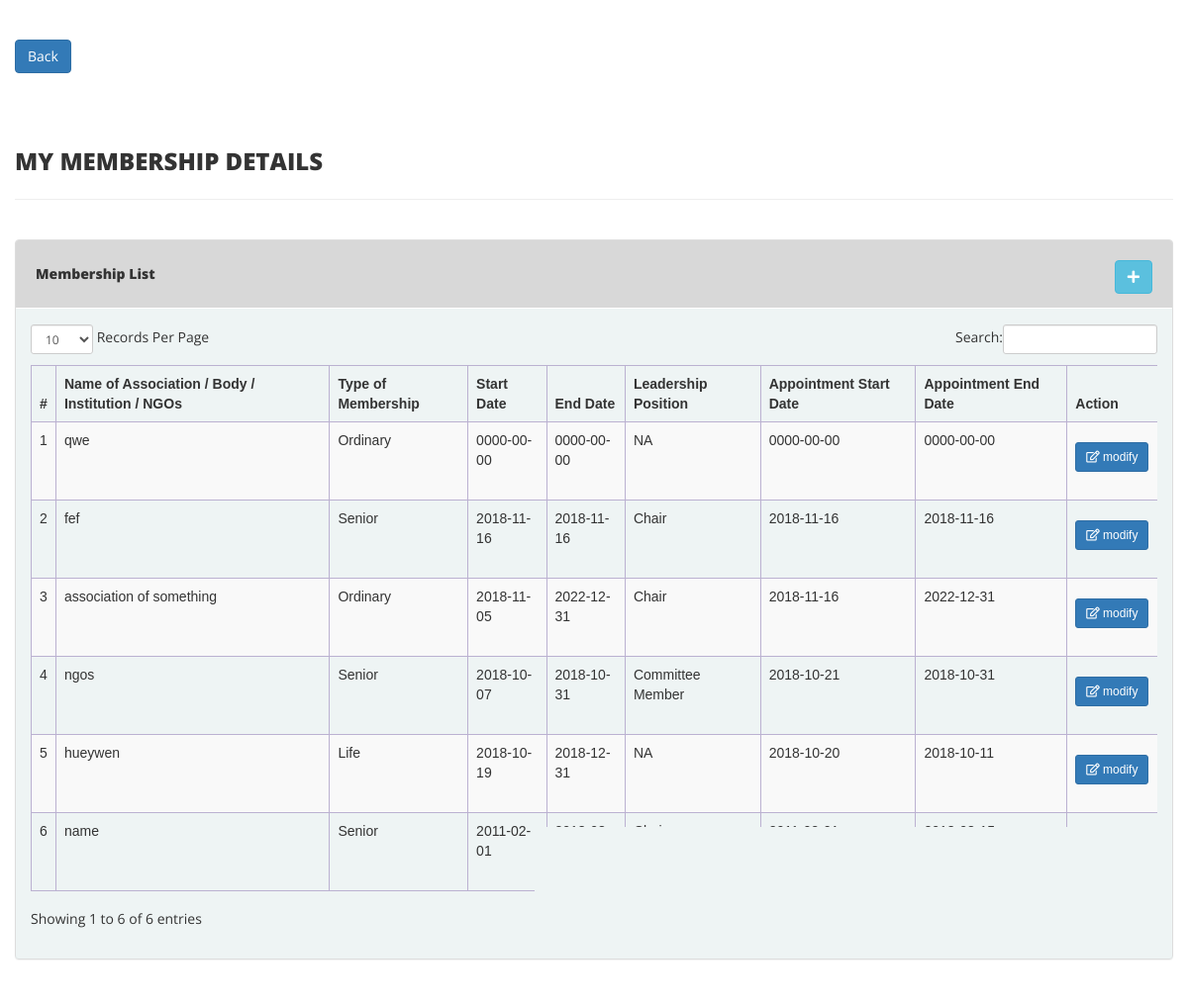
The page /fyp_HW/view-membership-details.php (signed in) on the database its author committed.
### tables this page shows
CREATE TABLE `membership` (
  `id` int(11) NOT NULL,
  `name` varchar(255) NOT NULL,
  `memberType` varchar(255) NOT NULL,
  `startDate` date NOT NULL,
  `endDate` date NOT NULL,
  `position` varchar(255) NOT NULL,
  `appointmentStart` date NOT NULL,
  `appointmentEnd` date NOT NULL,
  `user_ID` varchar(255) NOT NULL
);

### fyp_HW/view-membership-details.php (the view, shortened to what this page needs)
<?php
include('inc/config.php');
if(strlen($_SESSION['user_ID'])==0)
{
    header('location:index.php');
}
else{
    ?>
    <!DOCTYPE html>
    <html xmlns="http://www.w3.org/1999/xhtml">
    <head>
        <link href="assets/assets/css/bootstrap.css" rel="stylesheet" />
        <link href="assets/assets/css/font-awesome.css" rel="stylesheet" />
        <link href="assets/assets/js/dataTables/dataTables.bootstrap.css" rel="stylesheet" />
        <link href="assets/assets/css/style.css" rel="stylesheet" />
        <link rel="stylesheet" href="https://use.fontawesome.com/releases/v5.5.0/css/all.css">
    </head>
    <body>
    <div class="content-wrapper">
        <div class="container-fluid">
            <a class="btn btn-primary" href="dashboard.php" role="button">Back</a> <br><br><br>
            <div class="row pad-botm">
                <div class="col-md-12">
                    <h3 class="header-line"> My Membership Details</h3>
                </div>
                <div class="row">
                </div>
            </div>
            <div class="row">
                <div class="col-md-12">
                    <div class="panel panel-default">
                        <div class="panel-heading" style="padding: 20px;" >
                            Membership List
                            <a href="membership.php">
                                <button type="submit"  class="btn btn-info btn- update" style="float: right;">
                                    <i class="fa fa-plus"></i>
                                </button>
                            </a>
                        </div>
                        <div class="panel-body">
                            <div class="table-responsive">
                                <table class="table table-striped table-bordered table-hover" id="dataTables-example">
                                    <thead>
                                    <tr>
                                        <th>#</th>
                                        <th>Name of Association / Body / Institution / NGOs</th>
                                        <th>Type of Membership</th>
                                        <th>Start Date</th>
                                        <th>End Date</th>
                                        <th>Leadership Position</th>
                                        <th>Appointment Start Date</th>
                                        <th>Appointment End Date</th>
                                        <th>Action</th>
                                    </tr>
                                    </thead>
                                    <tbody>
                                    <?php
                                    $user_ID = $_SESSION['user_ID'];
                                    $sql = "SELECT * from membership where user_ID = $user_ID order by id desc;";
                                    $query = $dbh -> prepare($sql);
                                    $query->execute();
                                    $results=$query->fetchAll(PDO::FETCH_OBJ);
                                    $cnt=1;
                                    if($query->rowCount() > 0) {
                                        foreach($results as $result) {
                                            ?>
                                            <tr class="odd gradeX">
                                                <td class="center"><?php echo htmlentities($cnt);?></td>
                                                <td class="center"><?php echo htmlentities($result->name);?></td>
                                                <td class="center"><?php echo htmlentities($result->memberType);?></td>
                                                <td class="center"><?php echo htmlentities($result->startDate);?></td>
                                                <td class="center"><?php echo htmlentities($result->endDate);?></td>
                                                <td class="center"><?php echo htmlentities($result->position);?></td>
                                                <td class="center"><?php echo htmlentities($result->appointmentStart);?></td>
                                                <td class="center"><?php echo htmlentities($result->appointmentEnd);?></td>
                                                <td class="center">
                                                    <form action="manage-membership.php"  method="get">
                                                        <button style="margin-top: 12px;" type="submit" class="btn btn-primary btn-sm update"><i class="far fa-edit"></i> modify</button>
                                                    </form>
                                                    <br/>
                                                </td>
                                            </tr>
                                            <?php $cnt=$cnt+1;}} ?>
                                    </tbody>
                                </table>
                            </div>
                        </div>
                    </div>
                </div>
            </div>
        </div>
    </div>
    </body>
    </html>
<?php } ?>

### fyp_HW/assets/assets/css/style.css (style rules this page uses)
.content-wrapper { margin-top: 40px; min-height:800px; padding-bottom:90px; }
.header-line { font-weight:900; padding-bottom:25px; border-bottom:1px solid #eeeeee; text-transform:uppercase; }
.pad-botm { padding-bottom:30px; }
.panel { background-color: #f0f0f0; }
.panel-default > .panel-heading { color: #333; font-weight: 800; background-color: #d8d8d8; border-color: #fff; }
table { font-family: 'Poppins', sans-serif; }
table.table-bordered { border:1px solid #bbb1d1; margin-top:20px; }
table.table-bordered > thead > tr > th { border:1px solid #bbb1d1; }
table.table-bordered > tbody > tr > td { border:1px solid #bbb1d1; }
.panel-body { background-color: #e6fbfc4d; }

### rows shown on the page
membership: name "qwe", memberType "Ordinary", startDate "0000-00-00", endDate "0000-00-00", position "NA", appointmentStart "0000-00-00", appointmentEnd "0000-00-00"
membership: name "fef", memberType "Senior", startDate "2018-11-16", endDate "2018-11-16", position "Chair", appointmentStart "2018-11-16", appointmentEnd "2018-11-16"
membership: name "association of something", memberType "Ordinary", startDate "2018-11-05", endDate "2022-12-31", position "Chair", appointmentStart "2018-11-16", appointmentEnd "2022-12-31"
membership: name "ngos", memberType "Senior", startDate "2018-10-07", endDate "2018-10-31", position "Committee Member", appointmentStart "2018-10-21", appointmentEnd "2018-10-31"
membership: name "hueywen", memberType "Life", startDate "2018-10-19", endDate "2018-12-31", position "NA", appointmentStart "2018-10-20", appointmentEnd "2018-10-11"
membership: name "name", memberType "Senior", startDate "2011-02-01", endDate "2013-03-15", position "Chair", appointmentStart "2011-02-01", appointmentEnd "2013-03-15"
